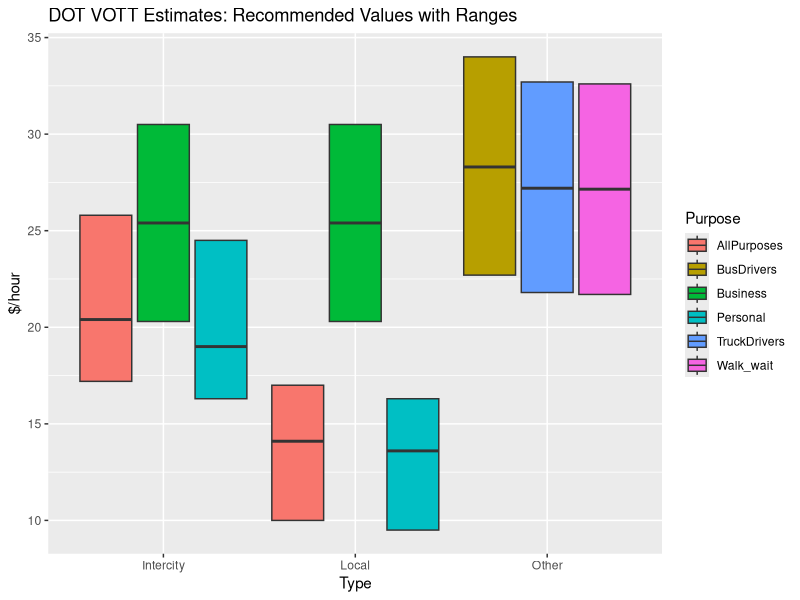

The R script that drew this image:
## ---- chunk 1
## clear: remove (almost) everything in the working environment.
## You will get no warning, so don't do this unless you are really sure.
rm(list = ls())

# Note: knitr options are:
#  opts_knit$set(root.dir = '../..')
# include = FALSE prevents code and results from appearing in the finished file.
#   R Markdown still runs the code in the chunk, and the results can be used by other chunks.
# echo = FALSE prevents code, but not the results from appearing.
#   This is a useful way to embed figures.
# message = FALSE prevents messages generated by code from appearing.
# warning = FALSE prevents warnings generated by code from appearing
# fig.cap = "..." adds a caption to graphical results.

# Logical Flags to indicate which chunks should be displayed in RMarkdown output
echoWorking = FALSE # set this level to FALSE for an exported (non-working version) of output
echoMaximal = FALSE # set TRUE only if you want echo just about everything
## ---- chunk 2
# opts_chunk$set(comment=NA, fig.width=6, fig.height=6)
# opts_chunk$set(dpi=150)

#machine = "PLWinLaptop"
#machine = "PLWinBox"
machine = "PLMac"
worksubpath = "/Papers/2015SMARTInitiative/2017SmartMobilityMDS/Analysis/"
datasubpath = paste0(worksubpath,"Data/")  # subdirectory for data

if (machine == "PLWinBox") {
  workroot = "D:/"  # for Windows OS, Paul's work desktop
} else if (machine == "PLRemoteSiegfried") {
  workroot = "C:/"  # for Windows OS, remote into Siegfried
} else if (machine == "PLWinLaptop") {
  workroot = "C:/" # for Windows OS on laptop
} else if (machine == "PLMac") {
  workroot = "~/Documents/"  # for OSx Paul's Mac  
} else if (machine == "JRLaptop") {
  workroot = "C:/"  # JR - set this to any machine-specific prefix to the worksubpath above 
}
## ---- chunk 3
library(knitr)  # for kable

# Source: US DOT: “Plausible Ranges for Hourly Values of Travel Time Savings” (2009 U.S. $ per person-hour)
#  see "Value Of Travel Time.xlsx"
# VOTT_DOT <- read.delim(textConnection("
# Type	     Purpose	      Type_Purpose        High	  Low	    Recommended
# Local	     Personal      Local_Personal      14.30 	8.40 	12.00 
# Local	     Business      Local_Business      27.50 	18.30 	22.90 
# Local	     AllPurposes 	Local_AllPurposes 	14.90 	8.90 	12.50 
# Intercity  Personal	    Intercity_Personal	21.50 	14.30 	16.70 
# Intercity  Business	    Intercity_Business	27.50 	18.30 	22.90 
# Intercity  AllPurposes 	Intercity_AllPurposes 	22.80 	15.20 	18.00 
# NA         TruckDrivers	TruckDrivers	29.60 	19.80 	24.70 
# NA         BusDrivers	  BusDrivers	29.40 	19.60 	24.50 
# NA         Walk_access_waiting_transfer Walk_access_waiting_transfer	28.70 	19.10 	23.90
# "),header=TRUE,sep="",strip.white=TRUE)
# Source: US DOT 2016: “Plausible Ranges for Hourly Values of Travel Time Savings” (2015 U.S. $ per person-hour)
VOTT_DOT <- read.delim(textConnection("
Type	     Purpose	      Type_Purpose          High	  Low	    Recommended
Local	     Personal      Local_Personal         16.30 	 9.50 	13.60 
Local	     Business      Local_Business         30.50 	20.30 	25.40 
Local	     AllPurposes 	Local_AllPurposes 	    17.00 	10.00 	14.10 
Intercity  Personal	    Intercity_Personal	    24.50 	16.30 	19.00 
Intercity  Business	    Intercity_Business	    30.50 	20.30 	25.40 
Intercity  AllPurposes 	Intercity_AllPurposes 	25.80 	17.20 	20.40 
Other      TruckDrivers	TruckDrivers	          32.70 	21.80 	27.20 
Other      BusDrivers	  BusDrivers	            34.00 	22.70 	28.30 
Other      Walk_wait    Walk_wait	              32.60 	21.70 	27.15
"),header=TRUE,sep="",strip.white=TRUE)

kable(VOTT_DOT, caption = "Table: DOT Estimates of VOTT")

## ---- chunk 4
library(tidyverse)
myData = VOTT_DOT %>%
  dplyr::select(Type_Purpose, High, Low, Recommended)
  # gather(value=estimates, key= High:Recommended) 
myData2 = VOTT_DOT %>%
  dplyr::select(Type, Purpose, High, Low, Recommended)

# geom_boxplot(lwd=3) ("lwd" for "line width"). 
# Also, if lwd makes the median too thick, you can use lwd and fatten
# together to make the median line thinner relative to the other lines

# ggplot(data=myData, aes(x=Type_Purpose, 
#                         ymin = `Low`, 
#          ymax = `High`, lower = `Low`, 
#          upper = `High`, middle = `Recommended`)) + 
#      geom_boxplot(stat = 'identity',  
#                   fill = "lightblue", colour="lightblue",
#                   position = position_dodge(1), width=0.5) +
#      geom_crossbar(aes(y = `Recommended`), colour="black", fatten=2) +
#      xlab("") +
#      ylab('$/hour') +
#      ggtitle("DOT VOTT Estimates: Recommended Values with Ranges")

# Grouped, 2-factor bar plot with ranges
# See http://stats.stackexchange.com/questions/11406/boxplot-with-respect-to-two-factors-using-ggplot2-in-r
ggplot(data=myData2, aes(x=Type,
                         y=Recommended,
                        fill = Purpose,
                        ymin = `Low`, 
         ymax = `High`, lower = `Low`, 
         upper = `High`, middle = `Recommended`)) + 
     ylab('$/hour') +
     geom_boxplot(stat = 'identity') +
                  # position = position_dodge(1), width=0.5) +
     # geom_crossbar(aes(y = `Recommended`), colour="black", fatten=2) +
     ggtitle("DOT VOTT Estimates: Recommended Values with Ranges")

## ---- chunk 5
# commented code
x = rnorm(1000)
